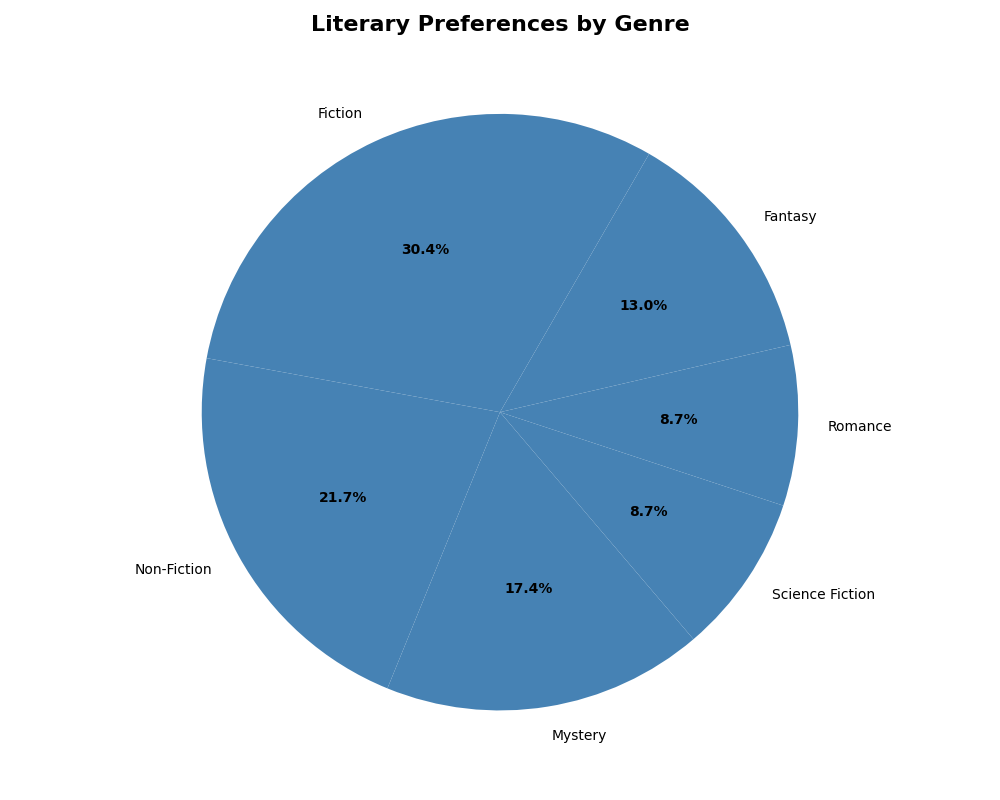

This figure's Python source:
import matplotlib.pyplot as plt

genres = ['Fiction', 'Non-Fiction', 'Mystery', 'Science Fiction', 'Romance', 'Fantasy']
overall_preference = [35, 25, 20, 10, 10, 15]

single_color = '#4682B4'

fig, ax = plt.subplots(figsize=(10, 8))

wedges, texts, autotexts = ax.pie(overall_preference, labels=genres, colors=[single_color]*len(genres),
                                  startangle=60, autopct='%1.1f%%')

for autotext in autotexts:
    autotext.set_color('black')
    autotext.set_weight('bold')

plt.title("Literary Preferences by Genre", fontsize=16, weight='bold')
plt.tight_layout()
plt.show()
